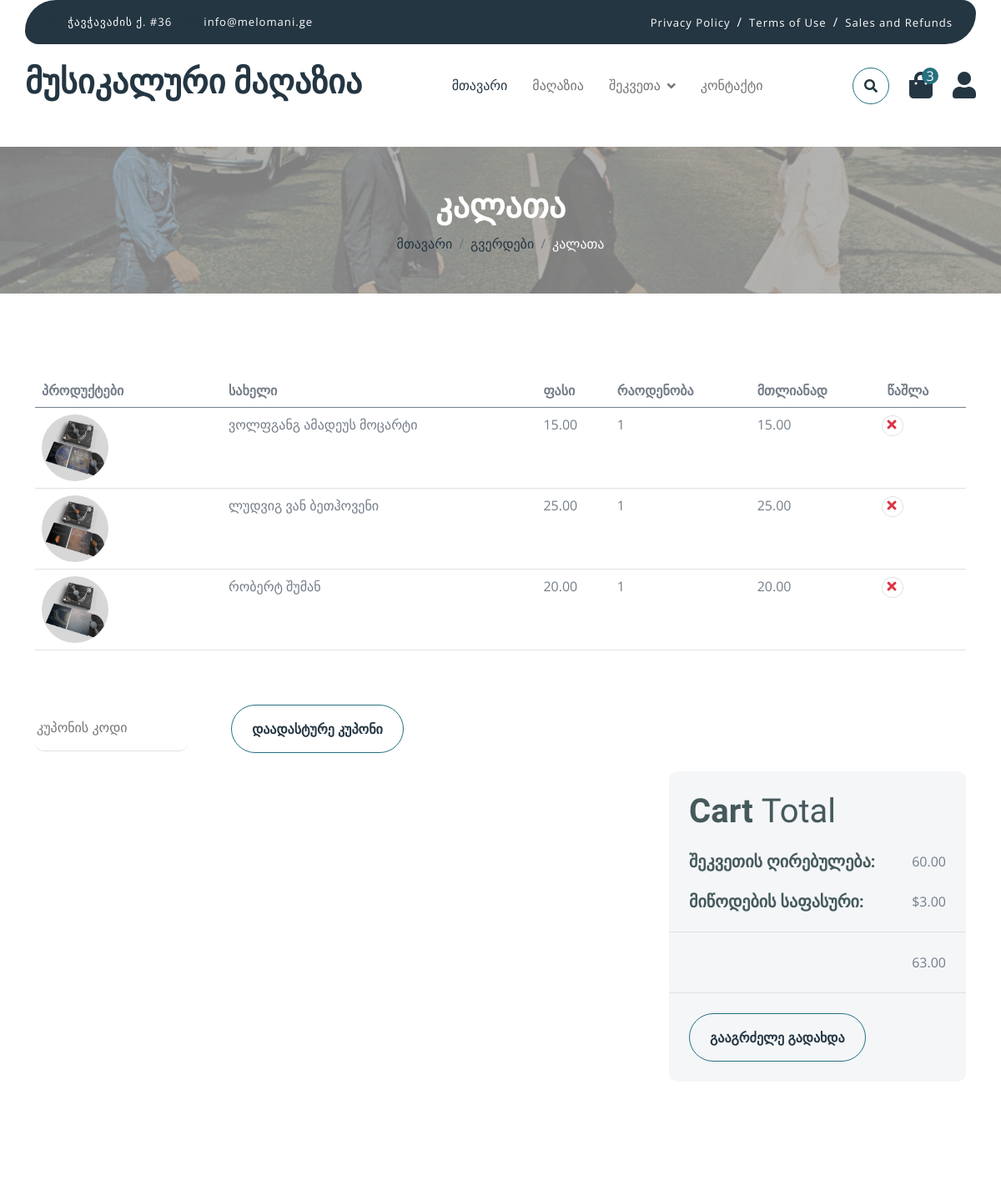
Page /ka/order/cart/ (signed in, upper part) on the earlier database version.
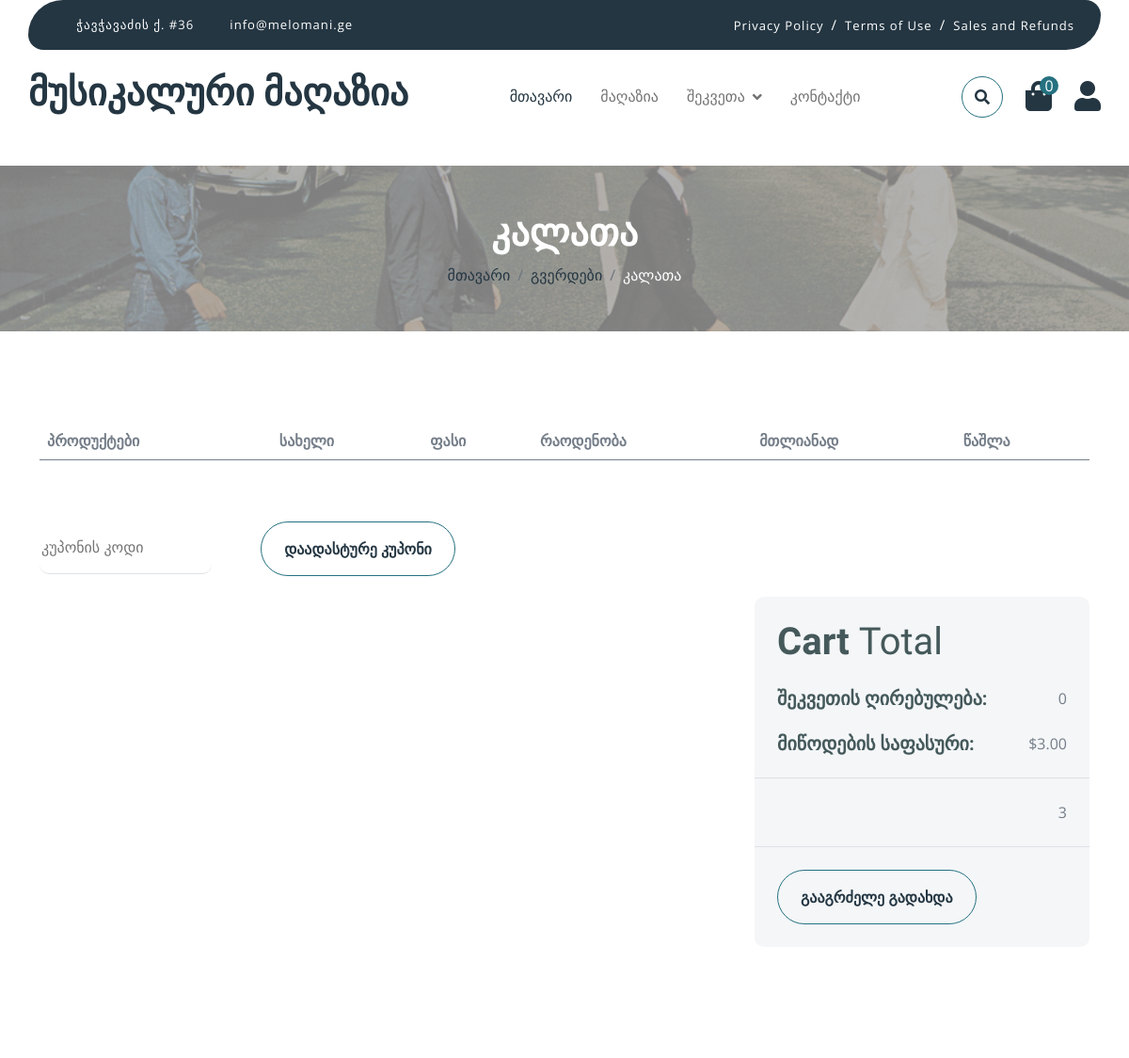
Same page on the later database version.
### order/models.py (models this page shows, shortened)
class CartItem(models.Model):
    cart = models.ForeignKey(Cart, on_delete=models.CASCADE, related_name='items')
    product = models.ForeignKey('store.Product', on_delete=models.CASCADE, blank=True, null=True)
    quantity = models.PositiveIntegerField(default=1)
    date_added = models.DateTimeField(auto_now_add=True)
    price = models.DecimalField(max_digits=10, decimal_places=2)
    @property
    def total_price(self):
        return self.product.price * self.quantity if self.product else 0

### store/models.py (models this page shows, shortened)
class Product(models.Model):
    id=models.AutoField(primary_key=True, auto_created=True)
    product_name = models.CharField(max_length=255, null=True, blank=True, verbose_name=_("სახელი"))
    slug = models.SlugField(unique=True, max_length=255, blank=True)
    image = models.ImageField('image', upload_to='static/img/', max_length=255, default='df_image.png')
    category_name = models.ManyToManyField(Category, related_name='products')
    quantity=models.IntegerField(default=0, verbose_name=_("რაოდენობა"))
    price=models.DecimalField(max_digits=5, decimal_places=2, verbose_name=_("ფასი"))
    product_description = models.CharField(max_length=255, null=True, blank=True, verbose_name=_("პროდუქტის აღწერა"))

### order/views.py (the view)
# urls.py: path('cart/', CartView.as_view(), name='cart'),
class CartView(LoginRequiredMixin, TemplateView):
    template_name = 'order/cart.html'
    login_url = 'store:login'
    redirect_field_name = "next"
    def dispatch(self, request, *args, **kwargs):
        if not request.user.is_authenticated:
            messages.info(request, _('კალათის შიგთავსის სანახავად, გთხოვთ გაიაროთ ავტორიზაცია'))
            return redirect(self.login_url)
        return super().dispatch(request, *args, **kwargs)
    def get(self, request):
        cart=Cart.objects.get(user=request.user)
        cart_items=CartItem.objects.filter(cart=cart)
        total_price = sum(item.product.price * item.quantity for item in cart_items)
        shipping_fee = 3
        total = total_price + shipping_fee
        total_quantity = sum(item.quantity for item in cart_items)
        context = {
            'cart_items': cart_items,
            'total_price': total_price,
            'shipping_fee': shipping_fee,
            'total': total,
            'total_quantity': total_quantity
        }
        return render(request, self.template_name, context)

### order/context_processors.py (called while the page is built)
def cart_quantity(request):
    total_quantity=0
    if request.user.is_authenticated:
        cart_items = CartItem.objects.filter(cart__user=request.user)
        total_quantity = sum(item.quantity for item in cart_items)
    return {'total_quantity':total_quantity}

### templates/order/cart.html (shortened to what the changed rows need)
{%extends "../base.html" %}
{% load static %}
{% load i18n %}
{% block cart %}
{% load cache %}}
        {% cache 300 nav_bar %}
        <div class="container-fluid page-header py-5">
            <h1 class="text-center text-white display-6">{% trans "კალათა" %}</h1>
        </div>
        <div class="container-fluid py-5">
            <div class="container py-5">
                <div class="table-responsive">
                    <table class="table">
                        <thead>
                          <tr>
                            <th scope="col">{% trans "პროდუქტები" %}</th>
                            <th scope="col">{% trans "სახელი" %}</th>
                            <th scope="col">{% trans "ფასი" %}</th>
                            <th scope="col">{% trans "რაოდენობა" %}</th>
                            <th scope="col">{% trans "მთლიანად" %}</th>
                            <th scope="col">{% trans "წაშლა" %}</th>
                          </tr>
                        </thead>
                        <tbody>
                            {% for item in cart_items %}
                            <tr>
                                <th scope="row">
                                    <div class="d-flex align-items-center">
                                        <img src="{{ item.product.image.url }}" class="img-fluid me-5 rounded-circle" style="width: 80px; height: 80px;" alt="">
                                    </div>
                                </th>
                                <td>{{item.product.product_name}}</td>
                                <td>{{item.price}}</td>
                                <td>{{item.quantity}}</td>
                                <td>{{item.total_price}}</td>
                                <td>
                                    <i class="fa fa-times text-danger"><a href="{% url 'order:remove_from_cart' item.product.id %}" class="btn btn-md rounded-circle border" style="margin-left: -18px; height: 25px;"></a></i>
                                </td>
                            </tr>
                            {% endfor %}
                        </tbody>
                    </table>
                </div>
                <div class="row g-4 justify-content-end">
                    <div class="col-sm-8 col-md-7 col-lg-6 col-xl-4">
                        <div class="bg-light rounded">
                            <div class="p-4">
                                <h1 class="display-6 mb-4">Cart <span class="fw-normal">Total</span></h1>
                                <div class="d-flex justify-content-between mb-4">
                                    <h5 class="mb-0 me-4">{% trans "შეკვეთის ღირებულება:" %}</h5>
                                    <p class="mb-0">{{total_price}}</p>
                                </div>
                            </div>
                            <div class="py-4 mb-4 border-top border-bottom d-flex justify-content-between">
                                <h5 class="mb-0 ps-4 me-4">{% trans ჯამში %}</h5>
                                <p class="mb-0 pe-4">{{total}}</p>
                            </div>
                        </div>
                    </div>
                </div>
            </div>
        </div>
{% endcache %}
{% endblock %}

Differences in the rows shown:
removed CartItem: product.image (picture), product.product_name "ვოლფგანგ ამადეუს მოცარტი", price "15.00", quantity "1", total_price "15.00"
removed CartItem: product.image (picture), product.product_name "ლუდვიგ ვან ბეთჰოვენი", price "25.00", quantity "1", total_price "25.00"
removed CartItem: product.image (picture), product.product_name "რობერტ შუმან", price "20.00", quantity "1", total_price "20.00"
Other differences:
{{ total_quantity }}: "3" → "0"
{{ total_price }}: "60.00" → "0"
{{ total }}: "63.00" → "3"
